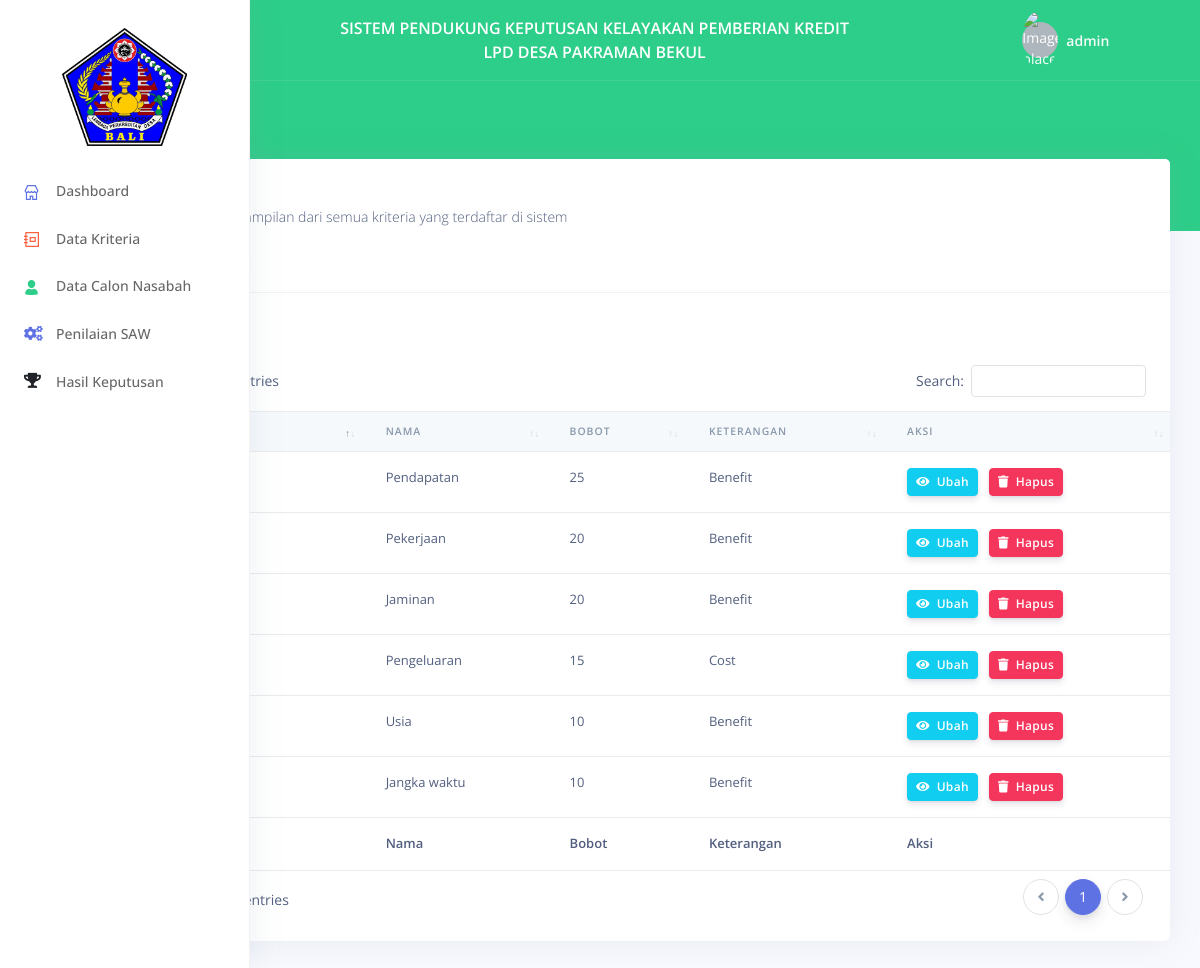
The page /criteria (signed in) on the database its author committed.
### tables this page shows
CREATE TABLE `kriteria` (
  `id_kriteria` int(11) NOT NULL,
  `nama_kriteria` varchar(30) NOT NULL,
  `bobot_kriteria` float NOT NULL,
  `ket_kriteria` enum('Benefit','Cost') NOT NULL
);

### system/base/view.php (called while the page is built)
<?php
function view($path, $data = []){
    extract($data);
    require_once("app/views/".$path.".php");
}

### app/controllers/CriteriaController.php (called while the page is built, shortened)
<?php
class CriteriaController extends Controller {
    public function index()
    {
        $model = new CriteriaModel();
        view('includes/layout', [
            'content'       => "criteria/criteria.index",
            "criteria"      => $model->all()
        ]);
    }
}

### routes.php (called while the page is built, shortened)
<?php
$router = new Route();
$router->get('/', \App\Controllers\DashboardController::class, 'index');
$router->get('/login', \App\Controllers\LoginController::class, 'login');
$router->get('/logout', \App\Controllers\LoginController::class, 'logout');
$router->post('/login', \App\Controllers\LoginController::class, 'doLogin');
$router->get('/nasabah', \App\Controllers\NasabahController::class, 'index');
$router->get('/nasabah/insert', \App\Controllers\NasabahController::class, 'insert');
$router->get('/nasabah/bobot', \App\Controllers\NasabahController::class, 'bobot');
$router->get('/nasabah/edit', \App\Controllers\NasabahController::class, 'edit');
$router->get('/nasabah/detail', \App\Controllers\NasabahController::class, 'detail');
$router->post('/nasabah/bobot', \App\Controllers\NasabahController::class, 'updateBobot');
$router->post('/nasabah/create', \App\Controllers\NasabahController::class, 'create');
$router->post('/nasabah/update', \App\Controllers\NasabahController::class, 'update');
$router->post('/nasabah/delete', \App\Controllers\NasabahController::class, 'delete');
$router->get('/perhitungan', \App\Controllers\PerhitunganController::class, 'index');
$router->get('/ranking', \App\Controllers\RankingController::class, 'ranking');
$router->get('/laporan', \App\Controllers\LaporanController::class, 'laporan');
$router->get('/laporan/pdf', \App\Controllers\LaporanController::class, 'generatePDF');
$router->get('/criteria', \App\Controllers\CriteriaController::class, 'index');
$router->get('/criteria/sub-criteria', \App\Controllers\CriteriaController::class, 'createSubCriteria');
$router->get('/criteria/edit', \App\Controllers\CriteriaController::class, 'edit');
$router->get('/criteria/insert', \App\Controllers\CriteriaController::class, 'insert');
$router->post('/criteria/create', \App\Controllers\CriteriaController::class, 'create');
$router->post('/criteria/update', \App\Controllers\CriteriaController::class, 'update');
$router->post('/criteria/delete', \App\Controllers\CriteriaController::class, 'delete');
$router->post('/criteria/update-sub-criteria', \App\Controllers\CriteriaController::class, 'updateSubCriteria');
$router->run();

### index.php (called while the page is built, shortened)
<?php
require_once 'routes.php';

### system/model/Model.php (called while the page is built, shortened)
<?php
class Model {
    protected $table = '';
    protected $connection;
    public function __construct()
    {
        $this->connection = (new Connection())->getConnection();
    }
    public function all()
    {
        $query = $this->connection->prepare("SELECT * FROM $this->table");
        $query->execute();
        return $query->fetchAll();
    }
}

### system/model/Connection.php (called while the page is built, shortened)
<?php
class Connection {
    private $host       = 'localhost';
    private $name       = 'name';
    private $user       = 'root';
    private $password   = '';
    private $connection;
    public function __construct()
    {
        $this->host     = DB_HOST;
        $this->name     = DB_NAME;
        $this->user     = DB_USER;
        $this->password = DB_PASSWORD;
    }
    public function getConnection()
    {
        return $this->connection;
    }
    private function connect(){
        try {
            $this->connection = new \PDO("mysql:host=$this->host;dbname=$this->name", $this->user, $this->password);
            $this->connection->setAttribute(\PDO::ATTR_ERRMODE, \PDO::ERRMODE_EXCEPTION);
        } catch (\Exception $exception) {
            var_dump($exception->getMessage());
        }
    }
}

### app/views/criteria/criteria.index.php (the view, shortened to what this page needs)
<div class="header bg-success pb-6">
    <div class="container-fluid">
        <div class="header-body">
            <div class="row align-items-center py-4">
                <div class="col-lg-6 col-7">
                    <h6 class="h2 text-white d-inline-block mb-0">Daftar kriteria</h6>
                </div>
            </div>
        </div>
    </div>
</div>
<div class="container-fluid mt--6">
    <div class="row">
        <div class="col">
            <div class="card">
                <div class="card-header">
                    <h3 class="mb-0">Kriteria</h3>
                    <p class="text-sm mb-0">
                        Halaman ini adalah tampilan dari semua kriteria yang terdaftar di sistem
                    </p>
                    <a href="<?= BASE_PATH; ?>/criteria/insert" class="btn btn-success btn-sm mt-3" style="color: white;"><i class="fa fa-plus"></i>&nbsp;Tambah kriteria</a>
                </div>
                <div class="card-body">
                </div>
                <div class="table-responsive py-4">
                    <div id="datatable-basic_wrapper" class="dataTables_wrapper dt-bootstrap4">
                        <div class="row">
                            <div class="col-sm-12">
                                <table class="table table-flush dataTable" id="datatable-basic" role="grid" aria-describedby="datatable-basic_info">
                                    <thead class="thead-light">
                                    <tr role="row">
                                        <th class="sorting_asc" tabindex="0" aria-controls="datatable-basic" rowspan="1" colspan="1" aria-sort="ascending" aria-label="" style="width: 215.637px;">
                                        </th>
                                        <th class="sorting" tabindex="0" aria-controls="datatable-basic" rowspan="1" colspan="1">Nama</th>
                                        <th class="sorting" tabindex="0" aria-controls="datatable-basic" rowspan="1" colspan="1">Bobot</th>
                                        <th class="sorting" tabindex="0" aria-controls="datatable-basic" rowspan="1" colspan="1">Keterangan</th>
                                        <th class="sorting" tabindex="0" aria-controls="datatable-basic" rowspan="1" colspan="1">Aksi</th>
                                    </tr>
                                    </thead>
                                    <tfoot>
                                    <tr>
                                        <th rowspan="1" colspan="1">No</th>
                                        <th rowspan="1" colspan="1">Nama</th>
                                        <th rowspan="1" colspan="1">Bobot</th>
                                        <th rowspan="1" colspan="1">Keterangan</th>
                                        <th rowspan="1" colspan="1">Aksi</th>
                                    </tr>
                                    </tfoot>
                                    <tbody>
                                    <?php for ($i = 0; $i < count($criteria); $i++) { ?>
                                        <tr role="row" class="even">
                                            <td class="sorting_1"><?= $i + 1; ?></td>
                                            <td><?= $criteria[$i]['nama_kriteria']; ?></td>
                                            <td><?= $criteria[$i]['bobot_kriteria']; ?></td>
                                            <td><?= $criteria[$i]['ket_kriteria']; ?></td>
                                            <td>
                                                <a href="<?= BASE_PATH; ?>/criteria/edit?id=<?= $criteria[$i]['id_kriteria'] ?>" style="color: white;" type="button" class="btn btn-info btn-sm"><i class="fa fa-eye"></i>&nbsp; Ubah</a>
                                                <button style="color: white;" data-name="<?= $criteria[$i]['nama_kriteria']; ?>" data-id="<?= $criteria[$i]['id_kriteria']; ?>" type="button" class="btn btn-danger btn-sm button-delete"><i class="fa fa-trash"></i>&nbsp; Hapus</button>
                                            </td>
                                        </tr>
                                    <?php } ?>
                                    </tbody>
                                </table>
                            </div>
                        </div>
                    </div>
                </div>
            </div>
        </div>
    </div>
</div>

### rows shown on the page
kriteria: nama_kriteria "Pendapatan", bobot_kriteria "25", ket_kriteria "Benefit"
kriteria: nama_kriteria "Pekerjaan", bobot_kriteria "20", ket_kriteria "Benefit"
kriteria: nama_kriteria "Jaminan", bobot_kriteria "20", ket_kriteria "Benefit"
kriteria: nama_kriteria "Pengeluaran", bobot_kriteria "15", ket_kriteria "Cost"
kriteria: nama_kriteria "Usia", bobot_kriteria "10", ket_kriteria "Benefit"
kriteria: nama_kriteria "Jangka waktu", bobot_kriteria "10", ket_kriteria "Benefit"

### other values the page prints
sessionGet("username") "admin"
